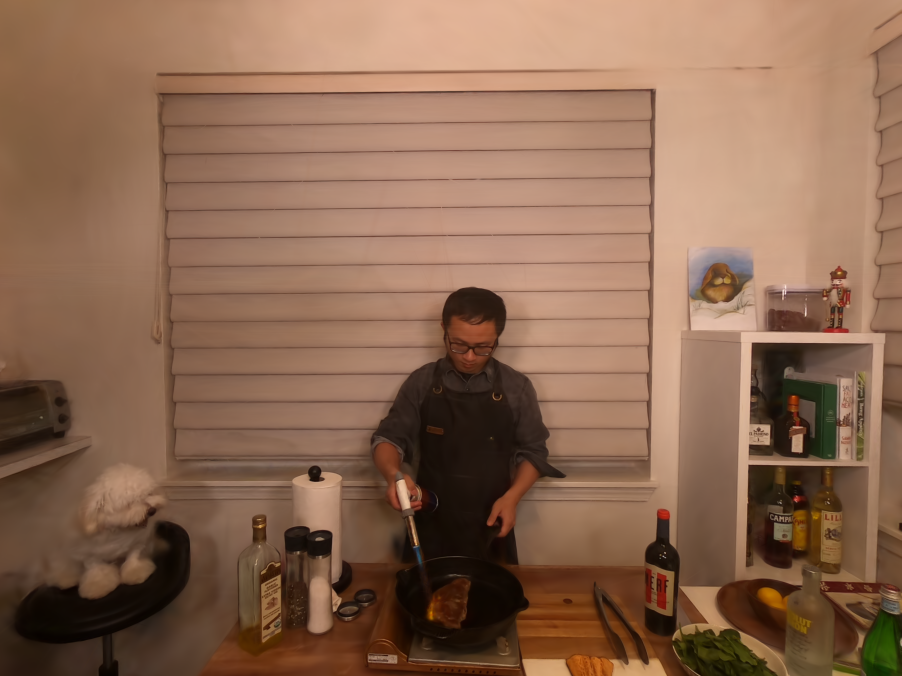
#> input picture video_scene_process_new/3dv_f_3dgstream.png, 2704 x 2028 px (shown at 1/3 size)
$ python scene_process.py
#> lines starting #> are read from the running program, lines starting #| are printed output that depends on the picture
# read all images under the same root as the code file

import os
import cv2
import numpy as np

root_dir = os.path.dirname(os.path.abspath(__file__))
image_files = [f for f in os.listdir(root_dir) if f.endswith(('.png', '.jpg', '.jpeg'))]

images = []
for image_file in image_files:
    image_path = os.path.join(root_dir, image_file)
    image = cv2.imread(image_path)
#> image is the input picture: shape (2028, 2704, 3); mean B, G, R 81.6, 104.3, 139.5
    images.append(image)

# sort the images by filename
image_files, images = zip(*sorted(zip(image_files, images)))
#> image_files = ('3dv_f_3dgstream.png', '3dv_f_H.png', '4k_4_3dgstream.png')

# for all images, crop the center 400*850 region and save to 'cropped_images' folder
# crop_height = 890
# crop_width = 500
cropped_dir = os.path.join(root_dir, 'cropped_images')

if not os.path.exists(cropped_dir):
    os.makedirs(cropped_dir)

for idx, image in enumerate(images):
    # [4 lines of commented-out code are left out]
    scene_name = image_files[idx].split('_')[0] + '_' + image_files[idx].split('_')[1]  # get scene name like '4k_1'
    cropped_image_path = os.path.join(cropped_dir, scene_name, f'cropped_{image_files[idx]}')
    # cv2.imwrite(cropped_image_path, cropped_image)
    # print(f'Saved cropped image to {cropped_image_path}')
    if not os.path.exists(os.path.join(cropped_dir, scene_name)):
        os.makedirs(os.path.join(cropped_dir, scene_name))
    # for 4k_1: crop a small region at (x: 800-1000, y: 400-600)
    if image_files[idx].startswith('4k_1'):
        large_cropped_image = image[150:1000, 650:1100]
        large_cropped_image_path = os.path.join(cropped_dir, scene_name, f'large_cropped_{image_files[idx]}')
        cv2.imwrite(large_cropped_image_path, large_cropped_image)
        small_cropped_image = image[350:470, 800:950]
        small_cropped_image_path = os.path.join(cropped_dir, scene_name, f'small_cropped_{image_files[idx]}')
        cv2.imwrite(small_cropped_image_path, small_cropped_image)
        print(f'Saved small cropped image to {small_cropped_image_path}')
    elif image_files[idx].startswith('4k_4'):
        if image_files[idx] == "4k_4_3dgstream.png": # resize this image to 1600*1200, only use the resized image, dont save resized image
            resized_image = cv2.resize(image, (1600, 893))
            image = resized_image
        large_cropped_image = image[50:1000, 550:1000]
        large_cropped_image_path = os.path.join(cropped_dir, scene_name, f'large_cropped_{image_files[idx]}')
        cv2.imwrite(large_cropped_image_path, large_cropped_image)
        small_cropped_image = image[50:300, 700:900]
        small_cropped_image_path = os.path.join(cropped_dir, scene_name, f'small_cropped_{image_files[idx]}')
        cv2.imwrite(small_cropped_image_path, small_cropped_image)
        down_cropped_image = image[700:950, 750:950]
        down_cropped_image_path = os.path.join(cropped_dir, scene_name, f'down_cropped_{image_files[idx]}')
        cv2.imwrite(down_cropped_image_path, down_cropped_image)
        # print(f'Saved small cropped image to {small_cropped_image_path}')
    elif image_files[idx].startswith('4k_5'):
        large_cropped_image = image[100:1000, 550:1050]
        large_cropped_image_path = os.path.join(cropped_dir, scene_name, f'large_cropped_{image_files[idx]}')
        cv2.imwrite(large_cropped_image_path, large_cropped_image)
        small_cropped_image = image[300:450, 700:850]
        small_cropped_image_path = os.path.join(cropped_dir, scene_name, f'small_cropped_{image_files[idx]}')
        cv2.imwrite(small_cropped_image_path, small_cropped_image)
        # print(f'Saved small cropped image to {small_cropped_image_path}')
    elif image_files[idx].startswith('3dv_f'):
        if image_files[idx] == "3dv_f_H.png" or image_files[idx] == "3dv_f_3dgstream.png": # resize this image to 1600*1200, only use the resized image, dont save resized image
            resized_image = cv2.resize(image, (1600, 1200))
            image = resized_image

        face_cropped_image = image[500:680, 750:930]
        face_cropped_image_path = os.path.join(cropped_dir, scene_name, f'face_cropped_{image_files[idx]}')
        cv2.imwrite(face_cropped_image_path, face_cropped_image)
        dog_cropped_image = image[800:950, 150:300]
        dog_cropped_image_path = os.path.join(cropped_dir, scene_name, f'dog_cropped_{image_files[idx]}')
        cv2.imwrite(dog_cropped_image_path, dog_cropped_image)
        flame_cropped_image = image[920:1120, 670:870]
        flame_cropped_image_path = os.path.join(cropped_dir, scene_name, f'flame_cropped_{image_files[idx]}')
        cv2.imwrite(flame_cropped_image_path, flame_cropped_image)
        hand_cropped_image = image[480:680, 680:880]
        hand_cropped_image_path = os.path.join(cropped_dir, scene_name, f'hand_cropped_{image_files[idx]}')
        cv2.imwrite(hand_cropped_image_path, hand_cropped_image)
#> this loop made 3 passes
#> scene_name on passes 1 to 3: '3dv_f', '3dv_f', '4k_4'
#> pass 1, `face_cropped_image = image[500:680, 750:930]`:
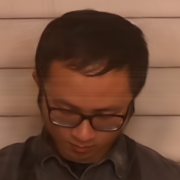
#> face_cropped_image: shape (180, 180, 3); mean B, G, R 57.3, 74.9, 110.4
#> pass 1, `dog_cropped_image = image[800:950, 150:300]`:
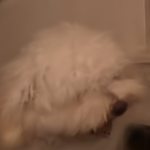
#> dog_cropped_image: shape (150, 150, 3); mean B, G, R 76.9, 99.5, 133.9
#> pass 1, `flame_cropped_image = image[920:1120, 670:870]`:
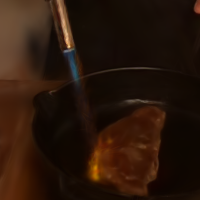
#> flame_cropped_image: shape (200, 200, 3); mean B, G, R 10.9, 22.4, 41.5
        # print(f'Saved cropped image to {face_cropped_image_path}')
